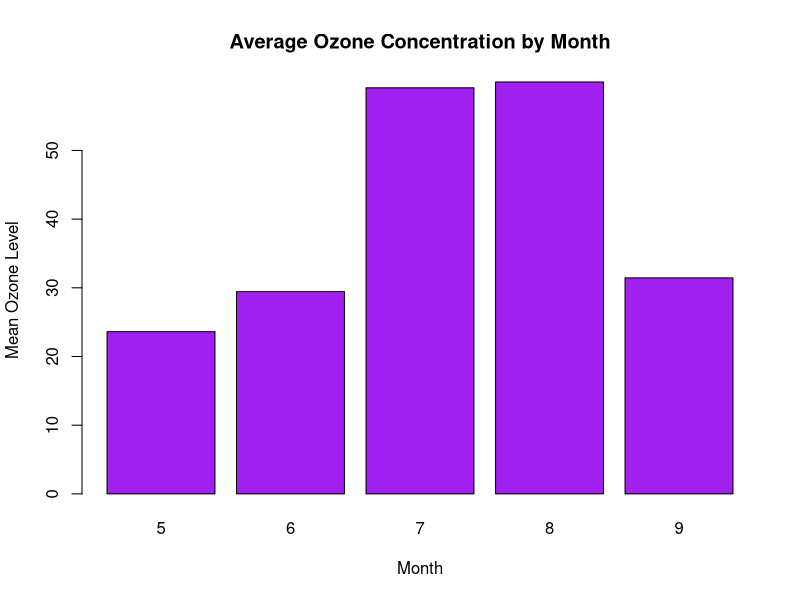

The R script that drew this image:
# Data Visualization Lab – Week 4b)

## Objective
#b)Load air quality dataset in R and visualize ozone concentration in air.


# Load the Dataset
data(airquality)

# Inspect the Dataset
?airquality
head(airquality)
str(airquality)
class(airquality)

# Calculate Mean Ozone per Month (remove missing values)
mean_ozone <- tapply(
  airquality$Ozone,
  airquality$Month,
  mean,
  na.rm = TRUE
)

# Display calculated values
mean_ozone

# Create Bar Chart
barplot(
  mean_ozone,
  main = "Average Ozone Concentration by Month",
  xlab = "Month",
  ylab = "Mean Ozone Level",
  col = "purple"
)
